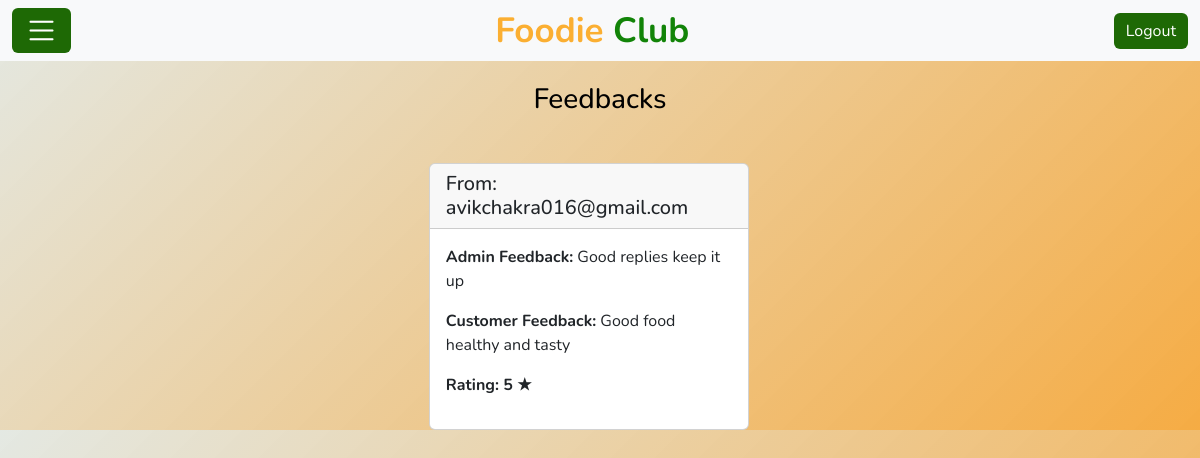
The page /check_feedback/ (signed in) on the database as committed earlier.
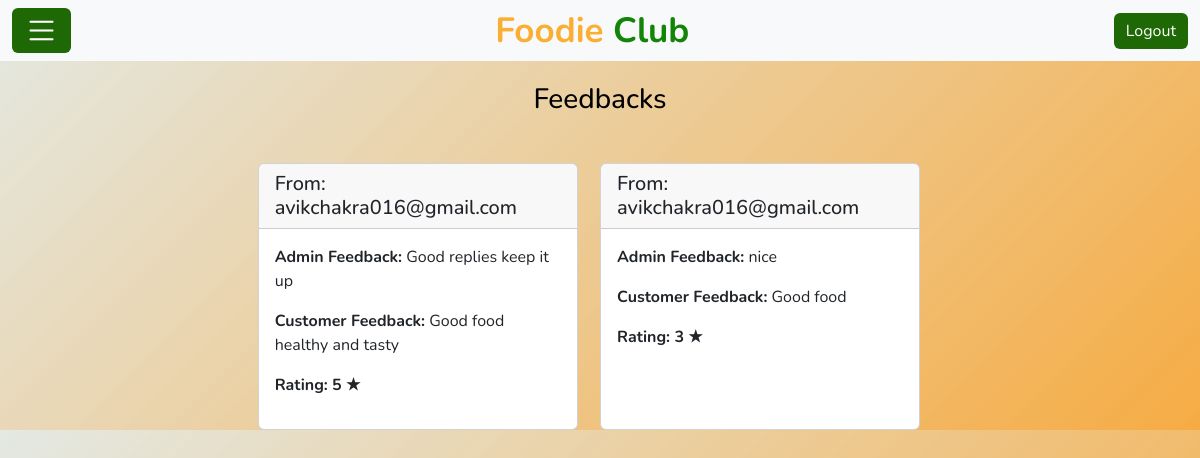
The same page on the database as committed later.
### Customer/models.py (models this page shows)
class Feedback(models.Model):
    feed_id=models.AutoField(primary_key=True)
    res_name=models.CharField(max_length=100)
    rating=models.IntegerField()
    cust_feedback=models.CharField(max_length=200)
    cust_feedback_by=models.EmailField()
    admin_feedback=models.CharField(max_length=200)
    admin_feedback_by=models.EmailField()

### Restaurant/views.py (the view)
# urls.py: path('check_feedback/',views.check_feedback,name="check_feedback"),
def check_feedback(request):
    email=request.session.get('email')
    if request.session and Restaurant.objects.filter(email=email).exists():
        res_name=Restaurant.objects.get(email=email)
        feedback=Feedback.objects.exclude(Q(admin_feedback__isnull=True) | Q(admin_feedback='') | Q(admin_feedback_by__isnull=True) | Q(admin_feedback_by='')).filter(res_name=res_name.res_name)
        data={'feedback':feedback}
        return render(request,'Check_feedback.html',data)
    else:
        return redirect('error')

### templates/Check_feedback.html (shortened to what this page needs)
<!DOCTYPE html>
<html lang="en">
<head>
    {%load static%}
    <link href="https://cdn.jsdelivr.net/npm/bootstrap@5.3.0-alpha3/dist/css/bootstrap.min.css" rel="stylesheet">
    <link rel="stylesheet" href="https://cdn.jsdelivr.net/npm/bootstrap-icons@1.11.3/font/bootstrap-icons.min.css">
</head>
<body>
    <div class="navbar navbar-expand-lg bg-light navbar-light">
        <div class="container-fluid">
            <a class="btn btn-primary navbar-brand" data-bs-toggle="offcanvas" href="#offcanvasExample" role="button" aria-controls="offcanvasExample"><i class="bi bi-list" style="color: white;"></i></a>
            <a href="/" class="navbar-brand">Foodie <span>Club</span></a>
            <a href="/logout"><button type="button" class="btn btn-primary">
                Logout
            </button></a>
        </div>
    </div>
    <div class="container">
        <h3 class="text-center mb-4" style="margin-top:2%">Feedbacks</h3>
            <div class="view-feedback">
                {% for obj in feedback %}
                <div class="card" style="width: 20rem; margin-right: 2%;">
                    <div class="card-header">
                        <h5 class="mb-0">From: {{obj.cust_feedback_by}}</h5>
                    </div>
                    <div class="card-body">
                        <p><strong>Admin Feedback:</strong>&nbsp;{{obj.admin_feedback}}</p>
                        <p><strong>Customer Feedback:</strong>&nbsp;{{obj.cust_feedback}}</p>
                        <p><strong>Rating:&nbsp;{{obj.rating}} &starf;</strong></p>
                    </div>
                </div>
                {% endfor %}
        </div>
    </div>
</body>
</html>

Rows that differ between the two databases and show on the page:
now on this page (row edited): Feedback: cust_feedback_by "avikchakra016@gmail.com", admin_feedback "nice", cust_feedback "Good food", rating "3"
